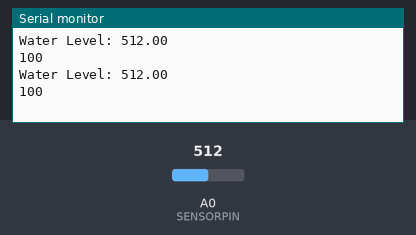
Simulated run of this sketch. Board: Arduino Uno, built with avr-gcc and run on an emulated ATmega328P. Parts: the last lines printed to the serial monitor. Inputs (shaded band) come from the test bench; at power-on: A0 (SENSORPIN) = 512.

Above: at 1.8 s.
1.9 s: A0 (SENSORPIN) set to 684
At 2.8 s:
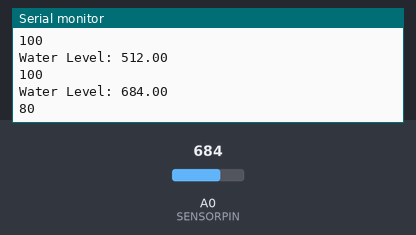
3.4 s: A0 (SENSORPIN) set to 664
At 4.8 s:
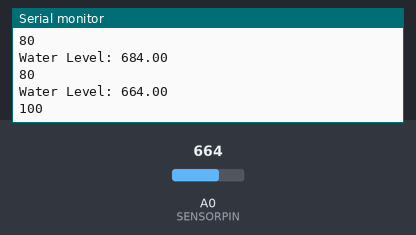
Timing chart, 0 to 6.4 s (numbered marks = the images above; inputs shaded):
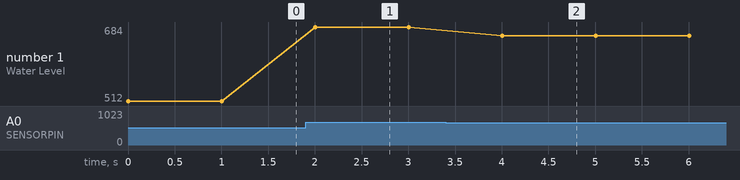

The sketch:

DepthReadings.ino
```cpp
#define SERIESRESISTOR 560
#define SENSORPIN A0

void setup(void)
{
  Serial.begin(9600);
}

void loop(void) {
  float reading;

  reading = analogRead(SENSORPIN);

  Serial.print("Water Level: ");
  Serial.println(reading);


  if(reading >= 836.00)
  {
    Serial.println("20");
  }
  else if(reading >= 749.00 && reading <= 835.00)
  {
    Serial.println("30");
  }
  else if(reading >= 734.00 && reading <= 747.00)
  {
    Serial.println("40");
  }
  else if(reading >= 728.00 && reading <= 733.00)
  {
    Serial.println("50");
  }
  else if(reading >= 718.00 && reading <= 727.00)
  {
    Serial.println("60");
  }
  else if(reading >= 696.00 && reading <= 717.00)
  {
    Serial.println("70");
  }
  if(reading >= 684.00 && reading <= 695.00)
  {
    Serial.println("80");
  }
  else if(reading >= 675.00 && reading <= 683.00)
  {
    Serial.println("90");
  }
  else if(reading <= 674.00)
  {
    Serial.println("100");
  }
  delay(1000);
}
```

Measured:
- after the input at 1.9 s, the serial monitor: prints a new line after 0.10 s (image 1)
- after the input at 3.4 s, the serial monitor: prints a new line after 0.60 s (image 2)
- plotted number 1: 512 → 684 after the input at 1.9 s, 684 → 664 after the input at 3.4 s
